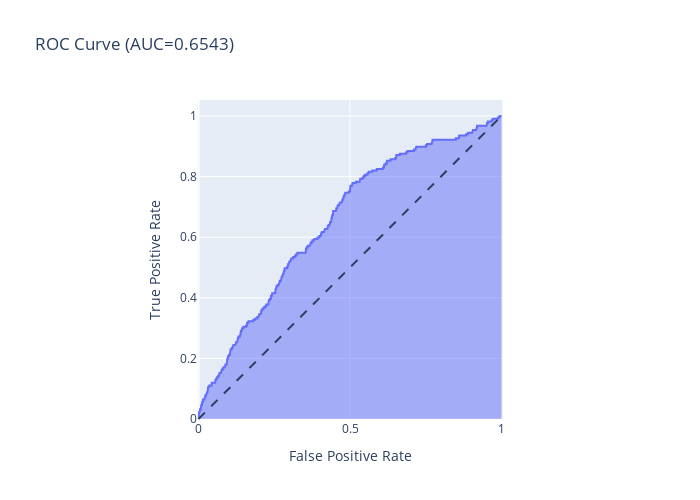

Source (notebook cell):
### Code cell
from sklearn.metrics import roc_curve, auc

fpr, tpr, thresholds = roc_curve(y_7244, pred_7244)

#Plot ROC AUC Curve 
fig = px.area(
    x=fpr, y=tpr,
    title=f'ROC Curve (AUC={auc(fpr, tpr):.4f})',
    labels=dict(x='False Positive Rate', y='True Positive Rate'),
    width=700, height=500
)
fig.add_shape(
    type='line', line=dict(dash='dash'),
    x0=0, x1=1, y0=0, y1=1
)

fig.update_yaxes(scaleanchor="x", scaleratio=1)
fig.update_xaxes(constrain='domain')
fig.show()

### Figure 1 — Plotly figure (JSON) as saved in the notebook; plotly's stock layout.template omitted (floating-point values rounded to 4 significant figures; data arrays with more than 128 entries replaced by an {"elided": "..."} marker saying what was removed)
{"data": [{"hovertemplate": "False Positive Rate=%{x}<br>True Positive Rate=%{y}<extra></extra>", "legendgroup": "", "line": {"color": "#636efa"}, "mode": "lines", "name": "", "orientation": "v", "showlegend": false, "stackgroup": "1", "type": "scatter", "x": {"elided": "435 float values"}, "xaxis": "x", "y": {"elided": "435 float values"}, "yaxis": "y"}], "layout": {"height": 500, "legend": {"tracegroupgap": 0}, "shapes": [{"line": {"dash": "dash"}, "type": "line", "x0": 0, "x1": 1, "y0": 0, "y1": 1}], "title": {"text": "ROC Curve (AUC=0.6543)"}, "width": 700, "xaxis": {"anchor": "y", "constrain": "domain", "domain": [0, 1], "title": {"text": "False Positive Rate"}}, "yaxis": {"anchor": "x", "domain": [0, 1], "scaleanchor": "x", "scaleratio": 1, "title": {"text": "True Positive Rate"}}}}
